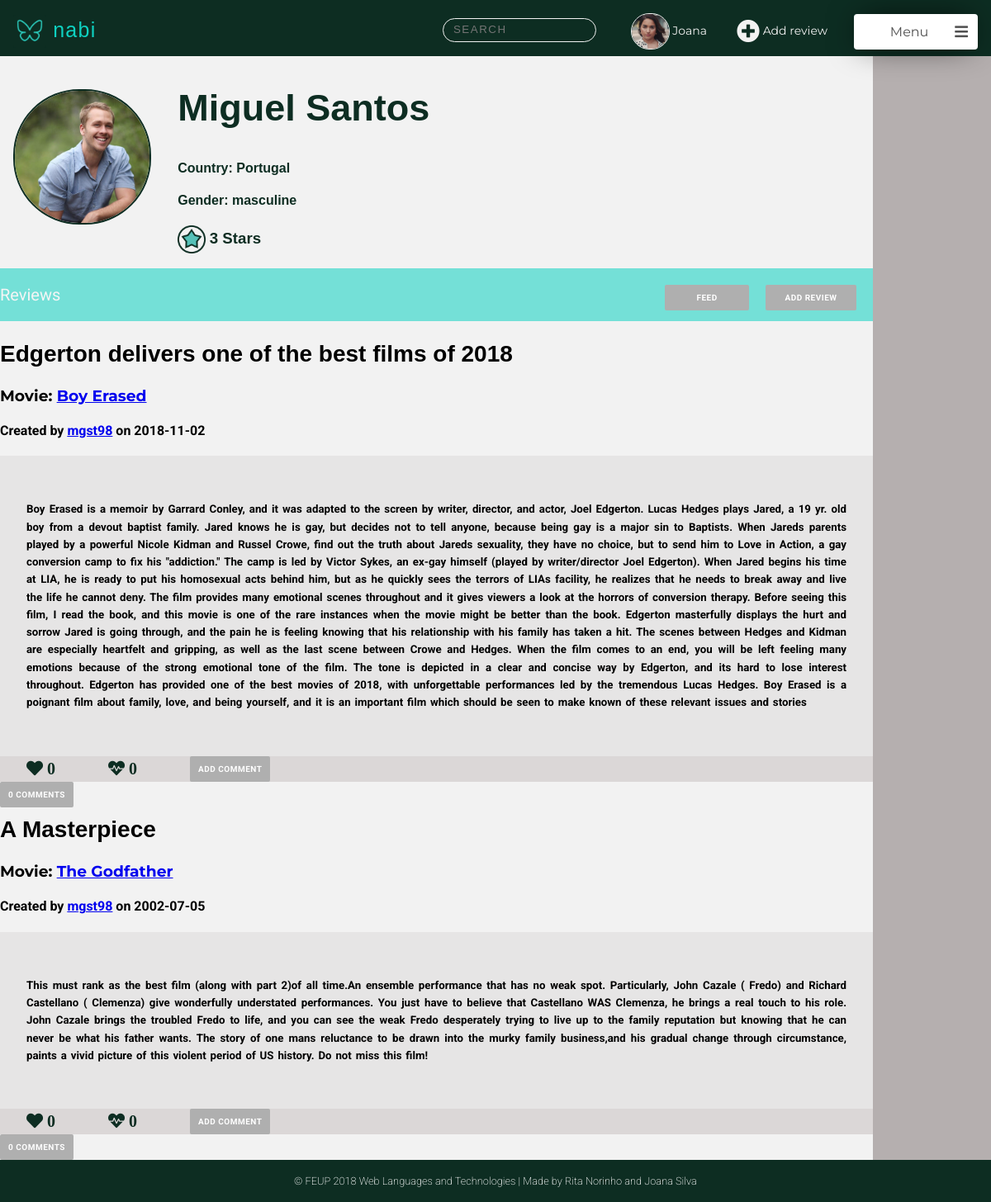
The page /pages/profile.php?username=mgst98 (signed in) on the database its author committed.
### tables this page shows
CREATE TABLE User (
    ID        INTEGER PRIMARY KEY AUTOINCREMENT,
    FirstName STRING NOT NULL,
    LastName  STRING NOT NULL,
    Username  STRING UNIQUE NOT NULL,
    Gender    STRING NOT NULL,
    Birthday  DATE NOT NULL,
    Country   STRING NOT NULL,
    Email     STRING UNIQUE NOT NULL,
    Password  CHAR (256) NOT NULL,  
    Photo     STRING DEFAULT "default.jpg",
    Points    INTEGER
    
);

CREATE TABLE Review (
    ID          INTEGER PRIMARY KEY AUTOINCREMENT,
    Title       STRING  NOT NULL,
    UserID      INTEGER REFERENCES User(ID) ON DELETE CASCADE,
    MovieID     INTEGER REFERENCES Movie(ID) ON DELETE CASCADE,
    ReviewDate  DATE NOT NULL,
    Description STRING NOT NULL
    
);

### pages/profile.php (called while the page is built, shortened)
<?php
    include_once('../templates/common/tpl_header.php');
    include_once('../templates/common/tpl_nav_bar.php');
    include_once('../templates/tpl_profile.php');
    include_once('../templates/tpl_draw_reviews.php');
    include_once('../templates/common/tpl_footer.php');
    include_once('../database/db_user.php');
    if (isset($_GET['username'])){
        $username=$_GET['username'];
    }
    else {
        $username=$_SESSION['username'];
    }
    $user_info = getUserInfo($username);
    $user_reviews=getUserReviews($username);
    foreach ($user_reviews as $k => $review){
        $user_reviews[$k]['MovieName'] = getMovieName($review['MovieID']);
        $user_reviews[$k]['UserName'] = $user_info['Username'];
        $user_reviews[$k]['NumberComments'] = getNumberComments($review['ID'],$review['UserID']);
        $user_reviews[$k]['Heart'] = getLikesReview($review['ID']);
        $user_reviews[$k]['Dislike'] = getDisLikesReview($review['ID']);
        $user_reviews[$k]['Comments']=getCommentsReview($review['ID']);
    }
    $allMovies=getAllMovies();
    $allReviews=getAllReviews();
    $allMoviesAndReviews = array('movies'=> $allMovies,'reviews'=>$allReviews);
    draw_profile($user_info,$user_reviews,$allMoviesAndReviews);
?>

### database/db_user.php (called while the page is built, shortened)
<?php
  function getID($username) {
    $db = Database::instance()->db();
    try {
      $stmt = $db->prepare('SELECT ID FROM User WHERE username = ?');
      $stmt->execute(array($username));
      if($row = $stmt->fetch()){
        return $row['ID'];
      }
    }catch(PDOException $e) {
      return -1;
    }
  }
  function getUserInfo($username) {
      $db = Database::instance()->db();
      $stmt = $db->prepare('SELECT * FROM User WHERE username = ?');
      $stmt->execute(array($username));
      return  $stmt->fetch();
  }
  function getUserFirstName($username) {
    $db = Database::instance()->db();
    try {
    $stmt = $db->prepare('SELECT FirstName FROM User WHERE username = ?');
    $stmt->execute(array($username));
    if($row = $stmt->fetch()){
      return $row['FirstName'];
    }
    }catch(PDOException $e) {
      return -1;
    }
  }
  function getUserReviews($username){
    $id=getID($username);
    $db = Database::instance()->db();
    $allReviews= $db->prepare('SELECT * FROM Review WHERE UserID = ?');
    $allReviews->execute(array($id));
    $reviews= $allReviews->fetchAll();
    return $reviews;
  }
?>

### templates/common/tpl_nav_bar.php (the view, shortened to what this page needs)
<?php function draw_nav($userinfo,$allMoviesAndReviews){ ?>
<ul class="feed_nav">
<li>
<div class="nav_logo">
 <a href="main_page.php"><p>  <img src="../assets/mininabi.png" alt="Nabi logo (butterfly)" width="40" height="40"> nabi </p> </a>
</div>
</li>
<li>
<div class="search_container">
   <input class="search_input" type="text" onkeyup="searchFunction()" placeholder="Search">
</div>
</li>
<li>  <a class="profile_nav_btn" href="profile.php">
<?php if(!(file_exists("../assets/profilePhotos/".getID($_SESSION['username']).".jpg"))){ ?>
   <img src="../assets/profilePhotos/default.jpg" width="100" height="100" alt="profile avatar">
<?php } else{ ?>
   <img src="../assets/profilePhotos/<?=getID($_SESSION['username'])?>.jpg" width="100" height="100" alt="profile avatar">
<?php } ?>
<?php echo htmlentities(getUserFirstName($_SESSION['username'])) ?>
</a> </li>
<li> <a class="add_review_btn" onclick="openBox('Add Review')"> <span class="fas fa-plus-circle"></span> Add review </a> </li>
<li>
<div class="menu">
   <div class="title" onclick="show_dropdown_menu()"> Menu <span class="fa fa-bars"></span> <div class="arrow"> </div> </div>
</div>
</li>
</ul>
<?php } ?>

### templates/tpl_profile.php (shortened to what this page needs)
<body>
<?php function draw_profile($userinfo, $reviews,$allMoviesAndReviews) { ?>
<div class="profile_container" id=<?=$userinfo['ID']?>>
    <div class="profile_header">
        <header>
            <?php draw_nav($userinfo,$allMoviesAndReviews); ?>
       </header>
    </div>
    <div class="side_nav">
    </div>
      <div class="profile_photo">
          <?php if(!(file_exists("../assets/profilePhotos/".$userinfo['ID'].".jpg"))){ ?>
            <img src="../assets/profilePhotos/default.jpg" width="100" height="100" alt="profile avatar">
          <?php } else{ ?>
            <img src="../assets/profilePhotos/<?=$userinfo['ID']?>.jpg" width="100" height="100" alt="profile avatar">
           <?php } ?>
     </div>
    <div class="profile_info" >
        <div class="profile_name">
            <h2>
            <?php echo htmlentities($userinfo['FirstName'])?>  <?php echo htmlentities($userinfo['LastName'])?>
            </h2>
        </div>
        <div class="profile_country">
            <h4> Country:  <?php echo htmlentities($userinfo['Country'])?></h4>
        </div>
        <div class="profile_gender">
            <h4> Gender:   <?php echo htmlentities($userinfo['Gender'])?> </h4>
        </div>
        <div class="profile_points">
        <h3><img src="../assets/star.png" alt ="star icon" >
            <span><?=$userinfo['Points']?></span> Stars </h3>
        </div>
    </div>
    <div class="Reviews">
        <p>Reviews
        <input  onclick="openBox('Add Review')" type="submit" value ="Add Review">
        <a href="main_page.php"> Feed </a>
        </p>
    </div>
     <div class="profile_reviews">
        <?php draw_reviews($reviews); ?>
    </div>
    <div class="profile_footer">
    </div>
    </div>
<?php } ?>
    </body>
    </html>

### templates/tpl_draw_reviews.php (shortened to what this page needs)
<body>
    <?php function draw_reviews($reviews){?>
    <?php foreach($reviews as $review){?>
        <article data-id="<?=$review['ID']?>" user-id="<?=$review['UserID']?>">
        <div class="review_info">
             <h2><?=$review['Title']?> </h2>
            <h3> Movie: <a href="movie.php?movie_id=<?php echo htmlentities($review['MovieID'])?>"><?=$review['MovieName']?></a> </h3>
            <h4> Created by
            <a href="profile.php?username=<?php echo htmlentities($review['UserName'])?>"><?=$review['UserName']?></a>
            on <?=$review['ReviewDate']?></h4>
        </div>
        <div class="review_content">
            <h5><?=$review['Description']?></h5>
        </div>
        <div class="review_options">
            <ul class="review_nav">
              <li>
                <div class="likes">
                    <span id="review_likes" class="fas fa-heart" >
                    <?=$review['Heart']?></span>
                </div>
              </li>
              <li>
                <div class="dislikes">
                    <span id="review_dislikes" class="fas fa-heartbeat">
                    <?=$review['Dislike']?></span>
                </div>
              </li>
              <li>
              <input type="button"  name="addComment" value="Add Comment">
              </li>
             </ul>
        </div>
         <div class="comments">
         <input type="button" value="<?=$review['NumberComments']?> Comments">
            <br>
        </div>
        </article>
        <?php }?>
    <?php }?>

### rows shown on the page
user: FirstName "Joana"
user: FirstName "Miguel", LastName "Santos", Country "Portugal", Gender "masculine", Points "3"
review: Title "Edgerton delivers one of the best films of 2018", MovieName "Boy Erased", UserName "mgst98", ReviewDate "2018-11-02", Description "Boy Erased is a memoir by Garrard Conley, and it was adapted to the screen by writer, director, and actor, Joel Edgerton. Lucas Hedges plays Jared, a 19 yr. old boy from a devout baptist family. Jared knows he is gay, but decides not to tell anyone, because being gay is a major sin to Baptists. When Jareds parents played by a powerful Nicole Kidman and Russel Crowe, find out the truth about Jareds sexuality, they have no choice, but to send him to Love in Action, a gay conversion camp to fix his \"addiction.\" The camp is led by Victor Sykes, an ex-gay himself (played by writer/director Joel Edgerton). When Jared begins his time at LIA, he is ready to put his homosexual acts behind him, but…", Heart "0", Dislike "0"
review: Title "A Masterpiece", MovieName "The Godfather", UserName "mgst98", ReviewDate "2002-07-05", Description "This must rank as the best film (along with part 2)of all time.An ensemble performance that has no weak spot. Particularly, John Cazale ( Fredo) and Richard Castellano ( Clemenza) give wonderfully understated performances. You just have to believe that Castellano WAS Clemenza, he brings a real touch to his role. John Cazale brings the troubled Fredo to life, and you can see the weak Fredo desperately trying to live up to the family reputation but knowing that he can never be what his father wants. The story of one mans reluctance to be drawn into the murky family business,and his gradual change through circumstance, paints a vivid picture of this violent period of US history. Do not miss…", Heart "0", Dislike "0"
